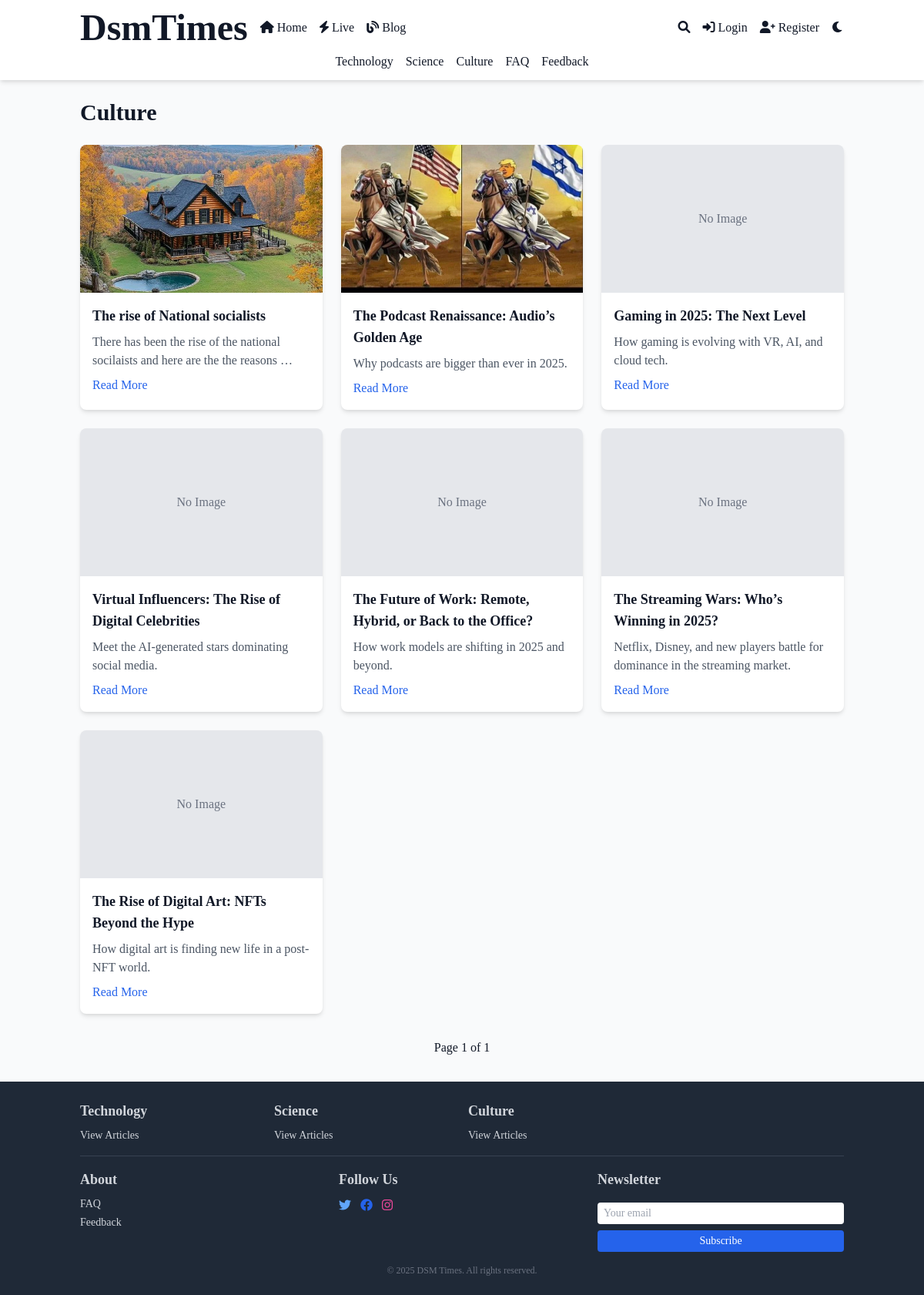
The app's page /category/culture/, older data.
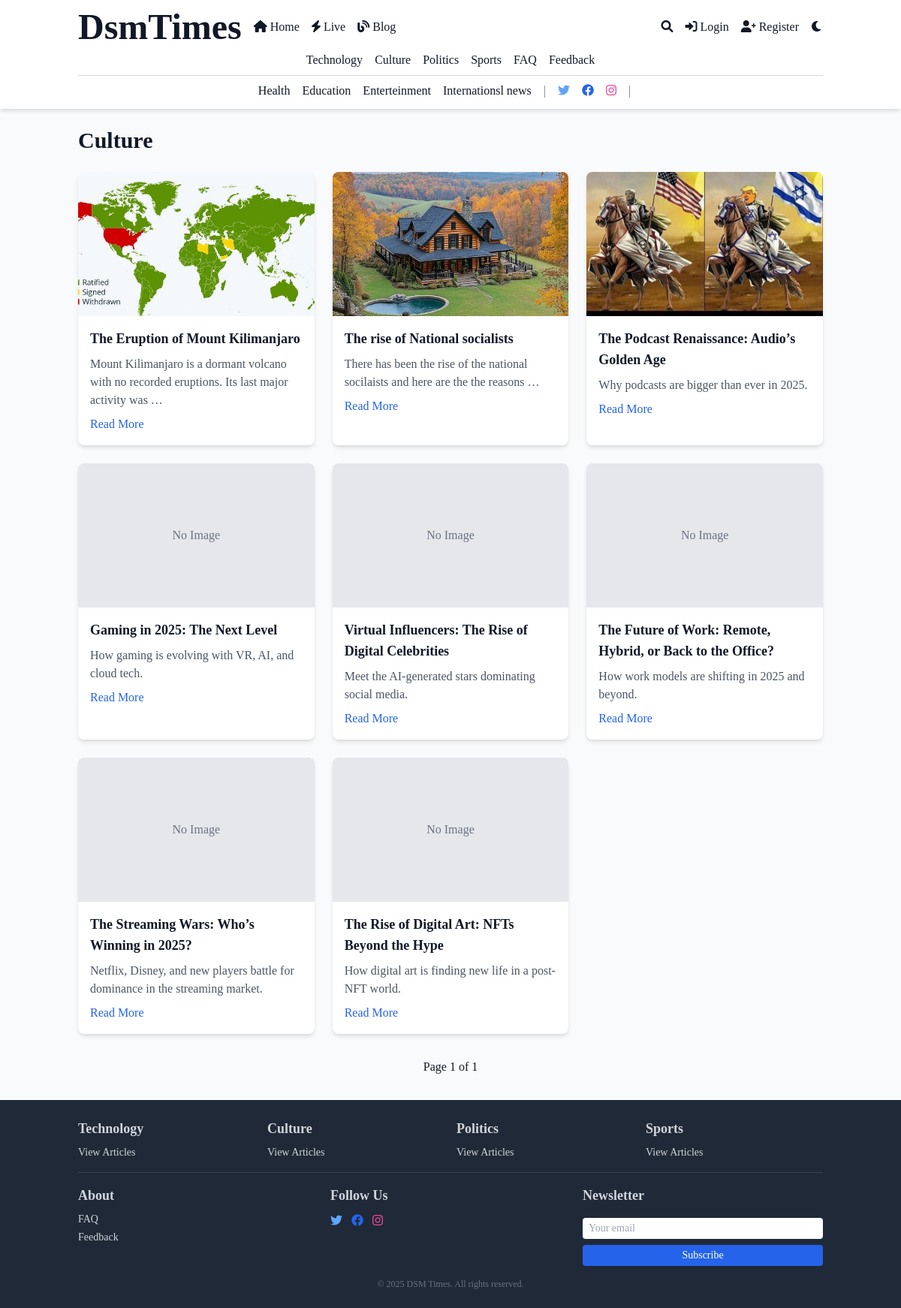
The same page, newer data.
### core/models.py (models this page shows, shortened)
class Category(models.Model):
    name = models.CharField(max_length=100, unique=True)
    slug = models.SlugField(unique=True)
    description = models.TextField(blank=True)
    image = models.ImageField(upload_to='category_images/', blank=True)
    is_special = models.BooleanField(default=False)
    color = models.CharField(max_length=7, blank=True, default='#000000')  # Hex color code

class Article(models.Model):
    STATUS_CHOICES = (
        ('draft', 'Draft'),
        ('pending', 'Pending Approval'),
        ('published', 'Published'),
        ('hidden', 'Hidden'),
    )
    title = models.CharField(max_length=200)
    slug = models.SlugField(unique=True)
    author = models.ForeignKey(User, on_delete=models.CASCADE, related_name='articles')
    category = models.ForeignKey(Category, on_delete=models.SET_NULL, null=True)
    tags = models.ManyToManyField(Tag, blank=True)
    content = models.TextField()
    summary = models.TextField(max_length=500)
    featured_image = models.ImageField(upload_to='article_images/', blank=True, null=True)
    is_premium = models.BooleanField(default=False)
    status = models.CharField(max_length=20, choices=STATUS_CHOICES, default='draft')
    submitted_at = models.DateTimeField(auto_now_add=True)
    published_at = models.DateTimeField(null=True, blank=True)
    updated_at = models.DateTimeField(auto_now=True)
    views_count = models.PositiveIntegerField(default=0)
    read_time_minutes = models.PositiveIntegerField(default=5)
    breaking_news = models.BooleanField(default=False)
    likes = models.ManyToManyField(User, related_name='liked_articles', blank=True)

### core/views.py (the view)
# urls.py: path('category/<slug:slug>/', views.category_detail, name='category_detail'),
def category_detail(request, slug):
    category = get_object_or_404(Category, slug=slug)
    articles = Article.objects.filter(category=category, status='published').order_by('-published_at')
    paginator = Paginator(articles, 10)
    page_number = request.GET.get('page')
    page_obj = paginator.get_page(page_number)
    return render(request, 'core/category_detail.html', {'category': category, 'page_obj': page_obj})

### core/context_processors.py (called while the page is built)
def global_context(request):
    categories = Category.objects.all()
    dark_mode = request.session.get('dark_mode', False)
    return {'categories': categories, 'dark_mode': dark_mode}

### core/templates/core/category_detail.html (shortened to what this page needs)
{% extends 'core/base.html' %}
{% block content %}
    <section class="max-w-6xl mx-auto px-4 sm:px-0">
        <h1 class="text-2xl sm:text-3xl font-bold mb-6 text-gray-900 dark:text-white {% if category.is_special %}special-category{% endif %}" data-color="{{ category.color }}">{{ category.name }}</h1>
        <div class="grid grid-cols-1 sm:grid-cols-2 lg:grid-cols-3 gap-6">
            {% for article in page_obj %}
                <div class="bg-white dark:bg-gray-800 rounded-lg shadow-md overflow-hidden hover:shadow-lg transition">
                    {% if article.featured_image %}
                        <img src="{{ article.featured_image.url }}" class="w-full h-48 object-cover" alt="{{ article.title }}">
                    {% else %}
                        <div class="w-full h-48 bg-gray-200 dark:bg-gray-700 flex items-center justify-center text-gray-500 dark:text-gray-400">No Image</div>
                    {% endif %}
                    <div class="p-4">
                        <h3 class="text-lg font-semibold text-gray-900 dark:text-white">{{ article.title }}</h3>
                        <p class="mt-2 text-gray-600 dark:text-gray-300">{{ article.summary|truncatewords:15 }}</p>
                        <a href="{% url 'article_detail' article.slug %}" class="mt-2 inline-block text-blue-600 hover:underline">Read More</a>
                    </div>
                </div>
            {% empty %}
                <p class="text-gray-600 dark:text-gray-300 col-span-full">No articles in this category yet.</p>
            {% endfor %}
        </div>
        <div class="mt-6 flex justify-center space-x-2">
            <span class="px-4 py-2">Page {{ page_obj.number }} of {{ page_obj.paginator.num_pages }}</span>
        </div>
    </section>
{% endblock %}

### core/templates/core/base.html (shortened to what this page needs)
{% load static %}
<!DOCTYPE html>
<html lang="en" class="{% if request.session.dark_mode %}dark{% endif %}">
<head>
    <link href="https://cdn.jsdelivr.net/npm/tailwindcss@2.2.19/dist/tailwind.min.css" rel="stylesheet">
    <link rel="stylesheet" href="https://cdnjs.cloudflare.com/ajax/libs/font-awesome/6.0.0/css/all.min.css">
    <link rel="stylesheet" href="{% static 'css/custom.css' %}">
</head>
<body class="bg-gray-50 dark:bg-gray-900 text-gray-900 dark:text-gray-100 font-serif antialiased">
    <header class="bg-white dark:bg-gray-800 shadow-md sticky top-0 z-50">
        <nav class="container mx-auto px-4 py-3">
            <div class="flex items-center justify-between">
                <div class="flex items-center space-x-2 sm:space-x-4">
                    <a href="{% url 'home' %}" class="text-4xl sm:text-5xl lobster-regular font-semibold text-gray-900 dark:text-white hover:text-blue-500 transition-colors duration-300 ease-in-out">
                        DsmTimes
                    </a>
                    <a href="{% url 'home' %}" class="hover:text-blue-600 transition hidden sm:inline"><i class="fas fa-home"></i><span class="ml-1">Home</span></a>
                    <a href="{% url 'live_updates' %}" class="hover:text-blue-600 transition hidden sm:inline"><i class="fas fa-bolt"></i><span class="ml-1">Live</span></a>
                    <a href="{% url 'blog' %}" class="hover:text-blue-600 transition hidden sm:inline"><i class="fas fa-blog"></i><span class="ml-1">Blog</span></a>
                </div>
                <div class="flex items-center space-x-2 sm:space-x-4">
                    <a href="{% url 'search' %}" class="hover:text-blue-600 transition"><i class="fas fa-search"></i></a>
                    {% if user.is_authenticated %}
                        <a href="{% url 'profile' %}" class="hover:text-blue-600 transition hidden sm:inline">
                            <i class="fas fa-user"></i><span class="ml-1">{{ user.username }}{% if user.userprofile.is_editor %}{% if user.userprofile.is_chief_editor %} (Chief Editor){% else %} (Editor){% endif %}{% endif %}</span>
                        </a>
                        {% if user.userprofile.is_chief_editor %}
                            <a href="{% url 'custom_admin' %}" class="hover:text-blue-600 transition hidden sm:inline"><i class="fas fa-crown"></i><span class="ml-1">Admin</span></a>
                        {% endif %}
                        <form method="post" action="{% url 'logout' %}" class="inline">
                            {% csrf_token %}
                            <button type="submit" class="hover:text-blue-600 transition hidden sm:inline"><i class="fas fa-sign-out-alt"></i><span class="ml-1">Logout</span></button>
                        </form>
                    {% else %}
                        <a href="{% url 'login' %}" class="hover:text-blue-600 transition hidden sm:inline"><i class="fas fa-sign-in-alt"></i><span class="ml-1">Login</span></a>
                        <a href="{% url 'register' %}" class="hover:text-blue-600 transition hidden sm:inline"><i class="fas fa-user-plus"></i><span class="ml-1">Register</span></a>
                    {% endif %}
                    <a href="{% url 'toggle_dark_mode' %}" class="hover:text-blue-600 transition">
                        <i class="{% if request.session.dark_mode %}fas fa-sun{% else %}fas fa-moon{% endif %}"></i>
                    </a>
                </div>
            </div>
            <div class="hidden sm:flex flex-col items-center mt-2">
                <div class="flex space-x-4 flex-wrap justify-center">
                    {% for category in categories|slice:":4" %}
                        <a href="{% url 'category_detail' category.slug %}" class="hover:text-blue-600 transition relative {% if category.is_special %}special-category{% endif %}" data-color="{{ category.color }}">
                            {{ category.name }}
                        </a>
                    {% endfor %}
                    <a href="{% url 'faq' %}" class="hover:text-blue-600 transition">FAQ</a>
                    <a href="{% url 'feedback' %}" class="hover:text-blue-600 transition">Feedback</a>
                </div>
                {% if categories|length > 4 %}
                    <hr class="my-2 border-gray-300 dark:border-gray-600 category-line">
                    <div class="flex space-x-4 items-center justify-center flex-wrap">
                        {% for category in categories|slice:"4:" %}
                            <a href="{% url 'category_detail' category.slug %}" class="hover:text-blue-600 transition {% if category.is_special %}special-category{% endif %}" data-color="{{ category.color }}">
                                {{ category.name }}
                            </a>
                        {% endfor %}
                        <span class="text-gray-500 dark:text-gray-400 mx-2">|</span>
                        <a href="#" class="text-blue-400 hover:text-blue-500"><i class="fab fa-twitter"></i></a>
                        <a href="#" class="text-blue-600 hover:text-blue-700"><i class="fab fa-facebook"></i></a>
                        <a href="#" class="text-pink-500 hover:text-pink-600"><i class="fab fa-instagram"></i></a>
                        <span class="text-gray-500 dark:text-gray-400 mx-2">|</span>
                    </div>
                {% endif %}
            </div>
        </nav>
    </header>
    <main class="container mx-auto px-4 py-6">
        {% block content %}{% endblock %}
    </main>
    <footer class="bg-gray-800 text-gray-300 py-6">
        <div class="container mx-auto px-4 grid grid-cols-1 sm:grid-cols-2 md:grid-cols-4 gap-4">
            {% for category in categories.all|slice:":4" %}
                <div>
                    <h3 class="text-base sm:text-lg font-semibold mb-2">{{ category.name }}</h3>
                    <ul class="space-y-1 text-sm">
                        <li><a href="{% url 'category_detail' category.slug %}" class="hover:text-blue-400 transition">View Articles</a></li>
                    </ul>
                </div>
            {% endfor %}
            <div class="mt-4 sm:mt-0 md:col-span-4 border-t border-gray-700 pt-4 grid grid-cols-1 sm:grid-cols-3 gap-4">
                <div>
                    <h3 class="text-base sm:text-lg font-semibold mb-2">About</h3>
                    <ul class="space-y-1 text-sm">
                        <li><a href="{% url 'faq' %}" class="hover:text-blue-400 transition">FAQ</a></li>
                        <li><a href="{% url 'feedback' %}" class="hover:text-blue-400 transition">Feedback</a></li>
                    </ul>
                </div>
                <div>
                    <h3 class="text-base sm:text-lg font-semibold mb-2">Follow Us</h3>
                    <div class="flex space-x-3">
                        <a href="#" class="text-blue-400 hover:text-blue-500 transition"><i class="fab fa-twitter"></i></a>
                        <a href="#" class="text-blue-600 hover:text-blue-700 transition"><i class="fab fa-facebook"></i></a>
                        <a href="#" class="text-pink-500 hover:text-pink-600 transition"><i class="fab fa-instagram"></i></a>
                    </div>
                </div>
                <div>
                    <h3 class="text-base sm:text-lg font-semibold mb-2">Newsletter</h3>
                    <form action="{% url 'subscribe' %}" method="post" class="flex flex-col space-y-2">
                        <input type="email" placeholder="Your email" class="w-full px-2 py-1 text-gray-900 text-sm rounded focus:outline-none focus:ring-1 focus:ring-blue-400">
                        <button type="submit" class="w-full bg-blue-600 hover:bg-blue-700 text-white py-1 text-sm rounded transition">Subscribe</button>
                    </form>
                </div>
            </div>
        </div>
        <p class="text-center mt-4 text-gray-500 text-xs">© 2025 DSM Times. All rights reserved.</p>
    </footer>
</body>
</html>

### static/css/custom.css (style rules this page uses)
.shadow-md { box-shadow: 0 4px 6px -1px rgba(0, 0, 0, 0.1), 0 2px 4px -1px rgba(0, 0, 0, 0.06); }
.transition { transition-property: all; transition-duration: 300ms; transition-timing-function: ease-in-out; }

Row changes from the older to the newer data that the page shows:
removed Category: name "Science"
added Category: name "Politics"
added Category: name "Sports"
added Category: name "Health"
added Category: name "Education"
added Category: name "Enterteinment"
added Category: name "Internationsl news"
added Article: featured_image (picture), title "The Eruption of Mount Kilimanjaro", summary "Mount Kilimanjaro is a dormant volcano with no recorded eruptions. Its last major activity was …"
